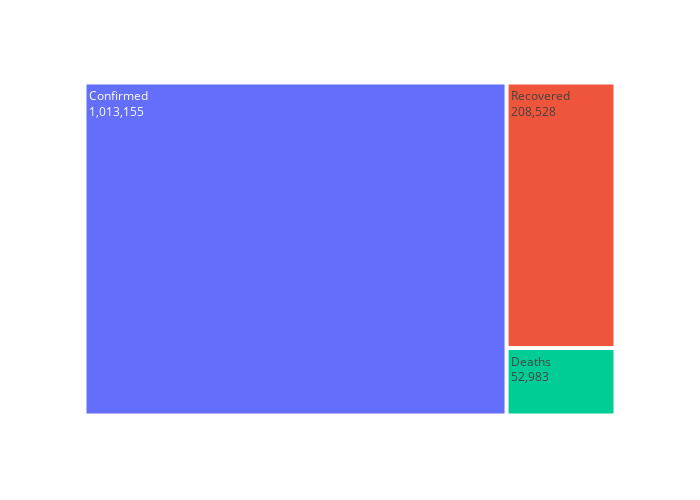

Notebook code cell kept with this figure:
### Code cell
temp1 = temp.melt(id_vars='Date' , value_vars=['Confirmed' , 'Deaths' , 'Recovered'])
fig = px.treemap(data_frame=temp1 , names=['Confirmed' , 'Deaths' , 'Recovered'] , path=["variable"], values="value", height=500, width=700)
fig.data[0].textinfo = 'label+text+value'
fig.show()

### Figure 1 — Plotly figure (JSON) as saved in the notebook; plotly's stock layout.template omitted (floating-point values rounded to 4 significant figures)
{"data": [{"branchvalues": "total", "domain": {"x": [0, 1], "y": [0, 1]}, "hoverlabel": {"namelength": 0}, "hovertemplate": "labels=%{label}<br>value=%{value}<br>parent=%{parent}<br>id=%{id}", "ids": ["Confirmed", "Deaths", "Recovered"], "labels": ["Confirmed", "Deaths", "Recovered"], "name": "", "parents": ["", "", ""], "textinfo": "label+text+value", "type": "treemap", "values": [1013155, 52983, 208528]}], "layout": {"height": 500, "legend": {"tracegroupgap": 0}, "margin": {"t": 60}, "width": 700}}
